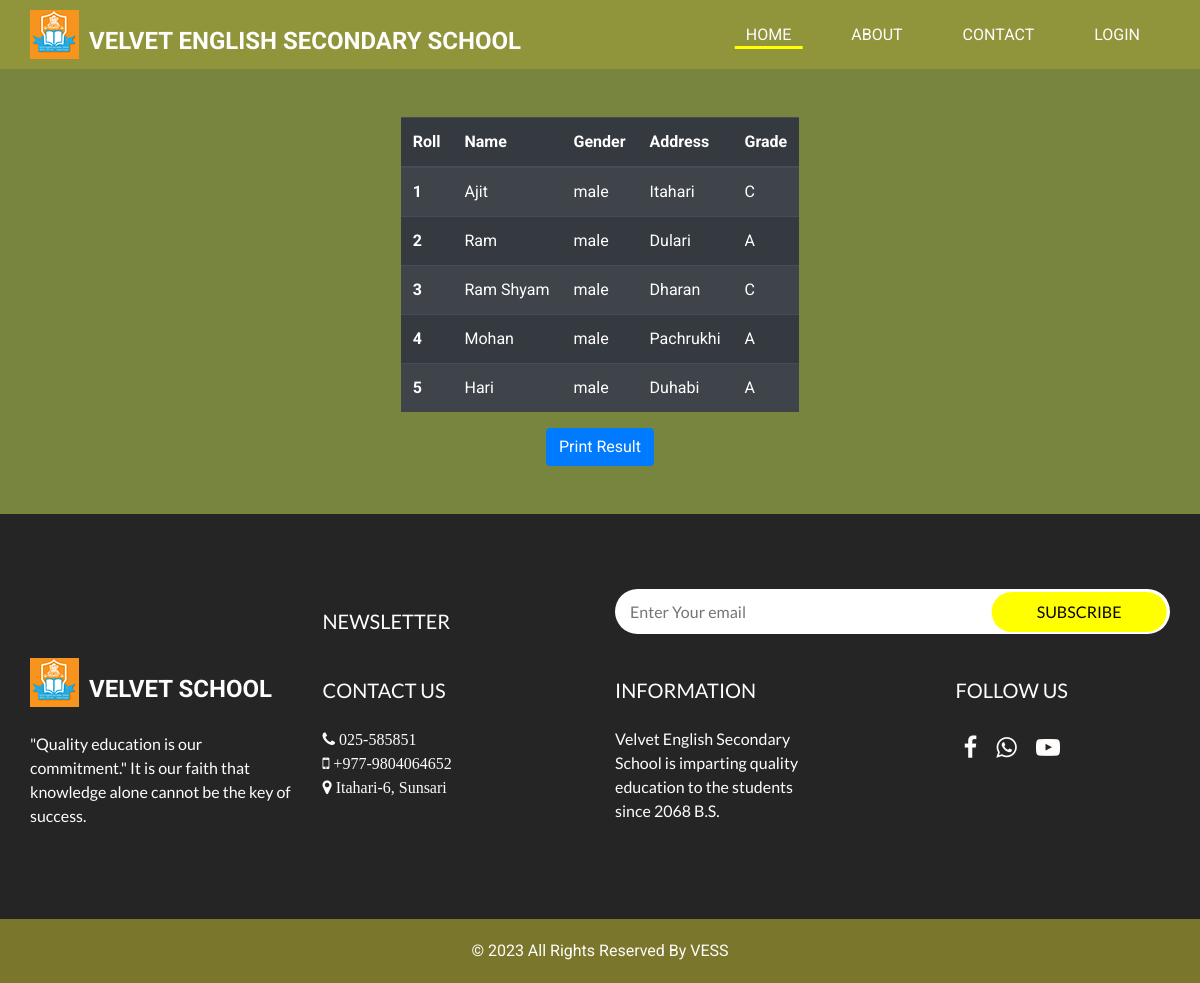
The page /viewresult on the database its author committed.
### home/models.py (models this page shows, shortened)
class Student(models.Model):
    name = models.CharField(max_length=500)
    gmail = models.EmailField()
    gender = models.CharField(max_length=50, default="male")
    address = models.TextField()
    phone = models.CharField(max_length=800)
    classname = models.ForeignKey(ClassName, on_delete=models.CASCADE)

### home/views.py (the view)
# urls.py: path("viewresult", viewresult, name="viewresult"),
def viewresult(request):
    students = Student.objects.all();
    return render(request, 'viewresult.html', {'students': students})

### templates/viewresult.html (shortened to what this page needs)
{% extends 'base.html' %}
{% load static %}
{% block content %}
<div class="d-flex align-items-center justify-content-center p-5">
<form action="{% url 'addsubjectmarks' %}">
<table class="table table-striped table-dark">
  <thead>
    <tr>
      <th scope="col">Roll</th>
      <th scope="col">Name</th>
      <th scope="col">Gender</th>
      <th scope="col">Address</th>
      <th scope="col">Grade</th>
    </tr>
  </thead>
  <tbody>
        {% for student in students %}
            <tr>
              <th scope="row">{{student.id}}</th>
              <td>{{student.name}}</td>
              <td>{{student.gender}}</td>
              <td>{{student.address}}</td>
              <td>
                {% if student.name == 'Ram' or student.name == 'Mohan' or student.name == 'Hari' %}
                A
                {% else %}
                C
                {% endif %}
              </td>
            </tr>
        {% endfor %}
  </tbody>
</table>
<center><button class="btn btn-primary" type="submit">Print Result</button></center>
</form>
</div>
  <section class="info_section layout_padding">
    <div class="container">
      <div class="info_form">
        <div class="row">
          <div class="offset-lg-3 col-lg-3">
            <h5 class="form_heading">
              Newsletter
            </h5>
          </div>
          <div class="col-md-6">
            <form action="#">
              <input type="text" placeholder="Enter Your email">
              <button>
                subscribe
              </button>
            </form>
          </div>
        </div>
      </div>
    </div>
    <div class="container">
      <div class="row">
        <div class="col-md-3">
          <div class="info_logo">
            <div>
              <a href="">
                <img src="{% static 'images/school.png' %}" alt="" />
                <span>
                  Velvet School
                </span>
              </a>
            </div>
            <p>
              "Quality education is our commitment." It is our faith that knowledge alone cannot be the key of success.
            </p>
          </div>
        </div>
        <div class="col-md-3">
          <div class="info_links ">
            <h5>
              Contact Us
            </h5>
            <p class="pr-0 pr-md-4 pr-lg-5">
              <i class="fa fa-phone" aria-hidden="true">  025-585851</i>
              <i class="fa fa-mobile" aria-hidden="true">  +977-9804064652</i>
              <i class="fa fa-map-marker" aria-hidden="true">  Itahari-6, Sunsari</i>
            </p>
          </div>
        </div>
        <div class="col-md-3">
          <div class="info_insta">
            <h5>
              INFORMATION
            </h5>
            <p class="pr-0 pr-md-4 pr-md-5">
              Velvet English Secondary School is imparting quality education to the students since 2068 B.S.
            </p>
          </div>
        </div>
        <div class="col-md-3">
          <div class="pl-0 pl-lg-5 pl-md-4">
            <h5>
              Follow Us
            </h5>
            <p>
                <i class="fa fa-facebook p-2" style="font-size:24px;" aria-hidden="true"></i>
                <i class="fa fa-whatsapp p-2" style="font-size:24px;" aria-hidden="true"></i>
                <i class="fa fa-youtube-play p-2" style="font-size:24px;" aria-hidden="true"></i>
            </p>
          </div>
        </div>
      </div>
    </div>
  </section>
{% endblock %}

### static/css/style.css (style rules this page uses)
body { font-family: "Roboto", sans-serif; color: #0c0c0c; background-color: #ffffff; }
.layout_padding { padding: 75px 0; }
a, a:hover, a:focus { text-decoration: none; }
.btn, .btn:focus { outline: none !important; -webkit-box-shadow: none; box-shadow: none; }
.info_section { background-color: #252525; color: #fefdfc; font-family: "Lato", sans-serif; }
.info_section h5 { margin: 20px 0 25px 0; font-weight: 400; text-transform: uppercase; }
.info_section .form_heading { font-weight: normal; text-transform: uppercase; }
.info_section .info_logo a { display: -webkit-box; display: -ms-flexbox; display: flex; -webkit-box-align: end; -ms-flex-align: end; align-items: flex-end; margin-bottom: 25px; }
.info_section .info_logo a span { font-size: 24px; font-weight: 700; color: #fefdfc; margin-left: 10px; text-transform: uppercase; font-family: "Roboto", sans-serif; }
.info_section .info_form form { display: -webkit-box; display: -ms-flexbox; display: flex; }
.info_section .info_form form input { min-width: 100%; height: 45px; border-radius: 30px; border: none; outline: none; padding: 0 15px; }
.info_section .info_form form button { padding: 0 45px; height: 40px; outline: none; border: none; border-radius: 30px; color: #050505; text-transform: uppercase; background-color: #ffff00; -webkit-transform: translate(-102%); transform: translate(-102%); margin-top: 2.5px; }

### static/css/responsive.css (style rules this page uses)
@media (min-width: 1200px) { .container { max-width: 1170px; } }

### rows shown on the page
Student: id "1", name "Ajit", gender "male", address "Itahari", shows "C"
Student: id "2", name "Ram", gender "male", address "Dulari", shows "A"
Student: id "3", name "Ram Shyam", gender "male", address "Dharan", shows "C"
Student: id "4", name "Mohan", gender "male", address "Pachrukhi", shows "A"
Student: id "5", name "Hari", gender "male", address "Duhabi", shows "A"
